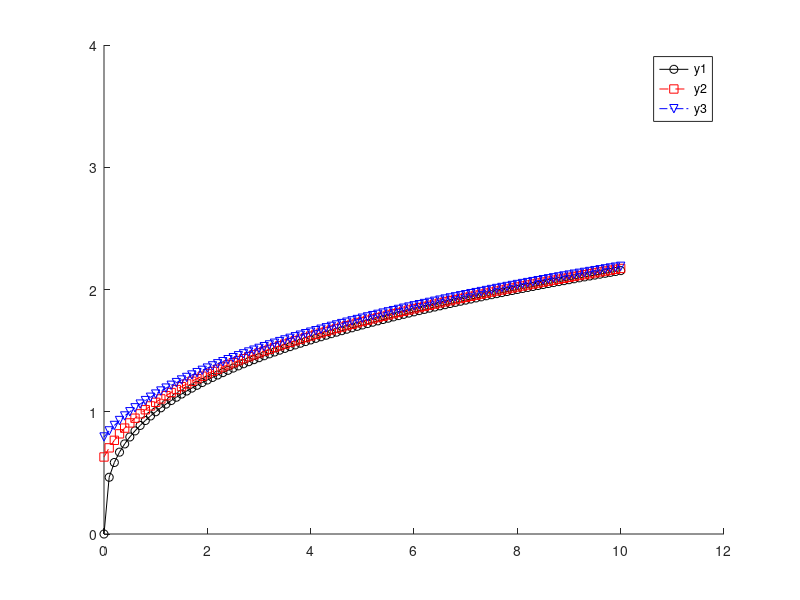

The MATLAB source for this figure: (Note: this script raises an error after producing the figure.)
clear
dx=0.01*10;
for i = 1:101
    x(i)=dx*(i-1);
    y1(i)=x(i)^(1/3);
    y2(i)=(x(i)+0.25)^(1/3);
    y3(i)=(x(i)+0.5)^(1/3);
end
figure(1)
hold on
plot(x,y1,'ko-')
plot(x,y2,'rs--')
plot(x,y3,"bv-.")
legend('y1','y2','y3')
axis([0 12 0 4])
hold off
plottools on
figure(2)
x=linspace(0,10,101);
    y1=x.^(1/3);
    y2=(x+0.25).^(1/3);
    y3=(x+0.5).^(1/3);
hold on
plot(x,y1,'ko-')
plot(x,y2,'rs--')
plot(x,y3,"bv-.")
legend('y1','y2','y3')
axis([0 12 0 4])
hold off
plottools on
